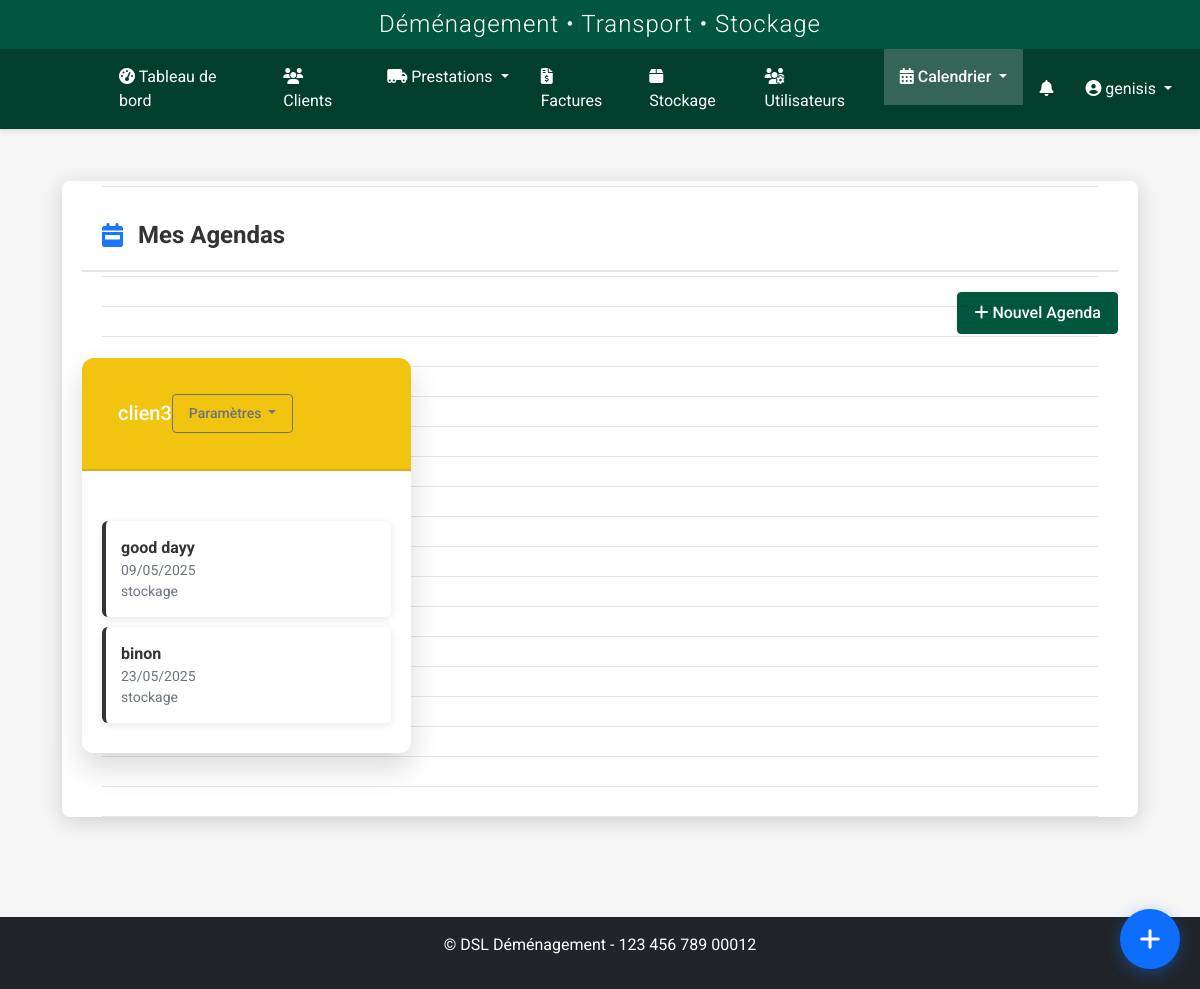
Before: /calendrier/agendas (signed in) with the older database file.
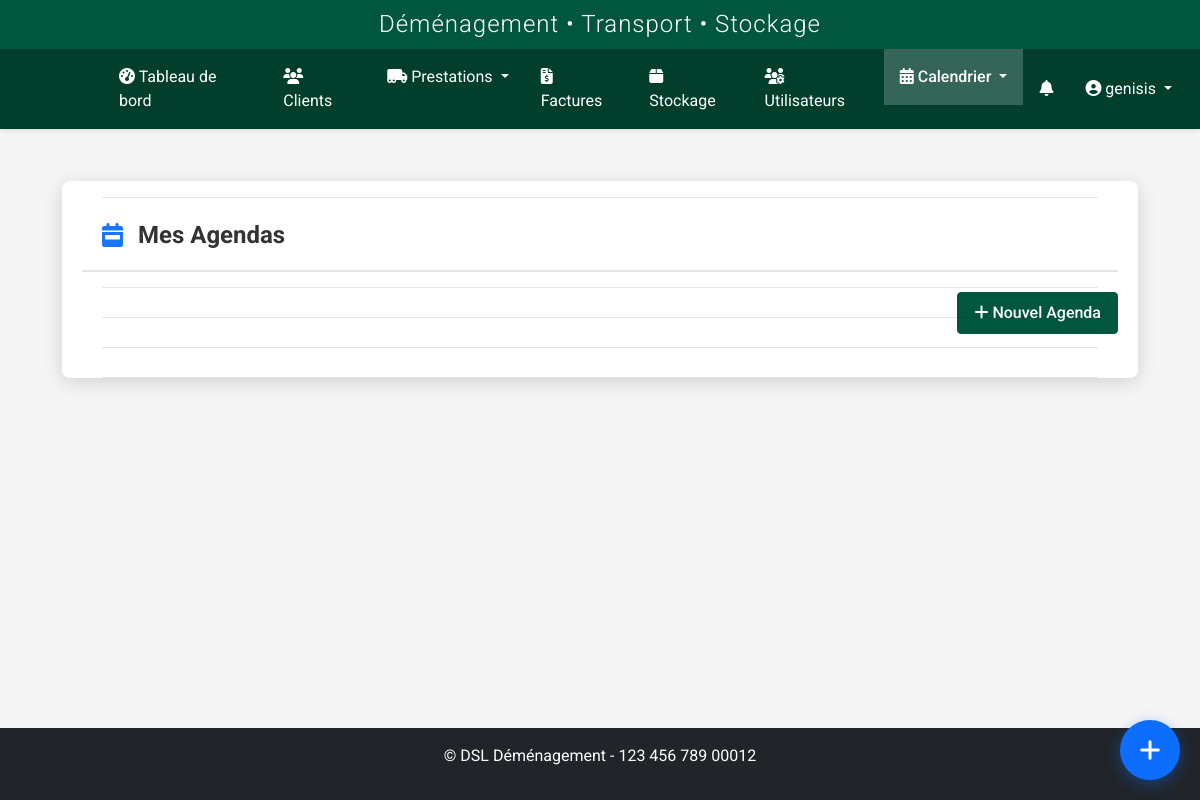
After: the same page with the newer database file.
### models.py (models this page shows, shortened)
class Agenda(db.Model):
    id = db.Column(db.Integer, primary_key=True)
    nom = db.Column(db.String(100), nullable=False)
    description = db.Column(db.Text, nullable=True)
    type_agenda = db.Column(db.String(50), nullable=False)
    couleur = db.Column(db.String(7), nullable=False, default="#3498db")  # Format: #RRGGBB
    date_creation = db.Column(db.DateTime, nullable=False, default=datetime.utcnow)
    user_id = db.Column(db.Integer, db.ForeignKey('user.id'), nullable=False)
    vehicule_id = db.Column(db.Integer, db.ForeignKey('vehicules.id'), nullable=True)
    observations = db.Column(db.JSON, nullable=True)  # Pour stocker plusieurs observations
    archive = db.Column(db.Boolean, default=False)
    user = db.relationship('User', backref='agendas')
    vehicule = db.relationship('Vehicule', backref='agendas', lazy=True)
    evenements = db.relationship('Evenement', back_populates='agenda', lazy='dynamic')
    utilisateurs_partages = db.relationship('User',
        secondary=agenda_partage,
        backref=db.backref('agendas_partages', lazy='dynamic'),
        lazy='dynamic')

class Evenement(db.Model):
    id = db.Column(db.Integer, primary_key=True)
    titre = db.Column(db.String(255), nullable=False)
    type_evenement = db.Column(db.String(50), nullable=False)
    date_debut = db.Column(db.DateTime, nullable=False)
    date_fin = db.Column(db.DateTime, nullable=True)
    observations = db.Column(db.Text, nullable=True)
    archive = db.Column(db.Boolean, default=False)
    date_creation = db.Column(db.DateTime, nullable=False, default=datetime.utcnow)
    user_id = db.Column(db.Integer, db.ForeignKey('user.id'), nullable=False)
    agenda_id = db.Column(db.Integer, db.ForeignKey('agenda.id'), nullable=False)
    prestation_id = db.Column(db.Integer, db.ForeignKey('prestation.id'), nullable=True)
    version = db.Column(db.Integer, default=1)
    user = db.relationship('User', backref='evenements')
    agenda = db.relationship('Agenda', back_populates='evenements')
    prestation = db.relationship('Prestation', backref=db.backref('evenement', uselist=False))

### routes/calendrier.py (the view)
@calendrier_bp.route('/agendas')
@login_required
def liste_agendas():
    try:
        form = AgendaForm()
        form.user_id.data = current_user.id
        agendas_propres = Agenda.query.filter_by(user_id=current_user.id, archive=False).all()
        agendas_partages = current_user.agendas_partages.filter_by(archive=False).all()
        agendas = agendas_propres + agendas_partages
        return render_template(
            'calendrier/agendas.html',
            agendas=agendas,
            agendas_propres=len(agendas_propres),
            agendas_partages=len(agendas_partages),
            form=form,
            now=datetime.utcnow,
            Evenement=Evenement,
            and_=and_,
            est_proprietaire=lambda a: a.user_id == current_user.id
        )
    except Exception as e:
        current_app.logger.error(f'Erreur lors de l\'affichage des agendas: {str(e)}')
        flash('Une erreur est survenue lors du chargement des agendas.', 'danger')
        return redirect(url_for('dashboard.index'))

### models.py (called while the page is built)
    def is_admin(self):
        return self.role in ['admin', 'superadmin']

    def is_transporteur(self):
        return self.role == 'transporteur' or self.is_admin()

### templates/calendrier/agendas.html (shortened to what this page needs)
{% extends 'base.html' %}
{% block content %}
<div class="agenda-container">
    <div class="agenda-header">
        <i class="fas fa-calendar-week"></i>
        <h1>Mes Agendas</h1>
    </div>
    <div class="d-flex justify-content-end mb-4">
        <button type="button" class="btn btn-primary" data-bs-toggle="modal" data-bs-target="#nouvelAgendaModal">
            <i class="fas fa-plus"></i> Nouvel Agenda
        </button>
    </div>
    <div class="row">
        {% for agenda in agendas %}
        <div class="col-md-4 mb-4">
            <div class="agenda-card" data-type="{{ agenda.type_agenda }}" data-color="{{ agenda.couleur }}">
                <div class="agenda-header agenda-type-{{ agenda.type_agenda }}">
                    <div class="d-flex justify-content-between align-items-center p-3">
                        <div>
                            <h5 class="mb-0">
                                {{ agenda.nom }}
                            </h5>
                        </div>
                        <div class="dropdown">
                            <button class="btn btn-sm btn-outline-secondary dropdown-toggle" type="button" id="dropdownMenuButton{{ agenda.id }}" data-bs-toggle="dropdown" aria-expanded="false">
                                Paramètres
                            </button>
                        </div>
                    </div>
                </div>
                <div class="agenda-content">
                    <ul class="agenda-events">
                        {% if agenda.evenements %}
                            {% set prochains_evenements = agenda.evenements.filter(and_(Evenement.date_debut >= now(), Evenement.archive == False)).order_by(Evenement.date_debut.asc()).limit(3).all() %}
                            {% if prochains_evenements %}
                                {% for evenement in prochains_evenements %}
                                <li class="agenda-event">
                                    <strong>{{ evenement.titre }}</strong>
                                    <small class="text-muted d-block">{{ evenement.date_debut.strftime('%d/%m/%Y') }}</small>
                                    {% if evenement.type_evenement %}
                                        <small class="text-muted d-block">{{ evenement.type_evenement }}</small>
                                    {% endif %}
                                </li>
                                {% endfor %}
                            {% endif %}
                        {% endif %}
                    </ul>
                </div>
            </div>
        </div>
        {% endfor %}
    </div>
</div>
{% endblock %}

Changed rows visible on the page:
removed Agenda: nom "clien3"
removed Evenement: titre "good dayy", date_debut "09/05/2025", type_evenement "stockage"
removed Evenement: titre "binon", date_debut "23/05/2025", type_evenement "stockage"
